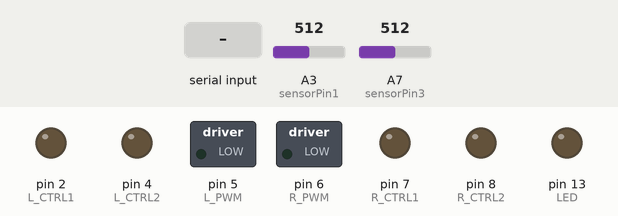
A sketch run on a simulated Arduino Nano, built with avr-gcc and run on an emulated ATmega328P. On the bench: switched loads named in the sketch (green lamp = pin HIGH), output pins drawn as LEDs (lit = HIGH). Inputs (shaded band) come from the test bench; at power-on: A3 (sensorPin1) = 512, A7 (sensorPin3) = 512.

Above: at 1.2 s.
1.3 s: byte 1 (1) received over Serial
At 2.2 s:
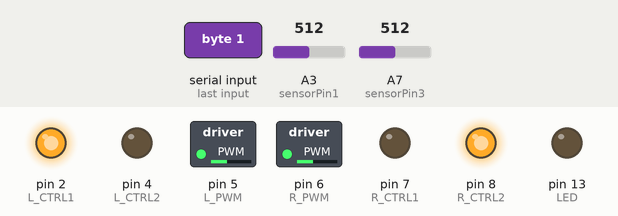
2.8 s: A3 (sensorPin1) set to 75
4.3 s: A3 (sensorPin1) set to 66
At 5.5 s:
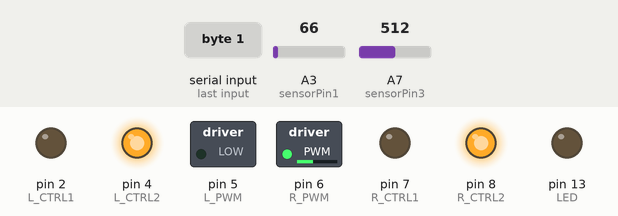
5.8 s: A7 (sensorPin3) set to 73
7.3 s: A7 (sensorPin3) set to 64
At 7.9 s:
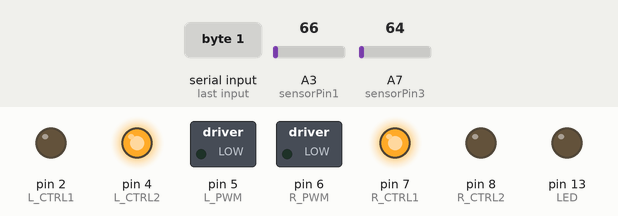
8.8 s: A3 (sensorPin1) set to 122
At 9.1 s:
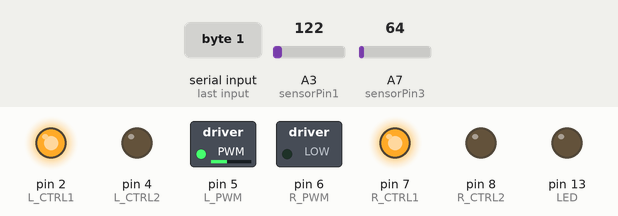
Timing chart, 0 to 11.3 s (numbered marks = the images above; inputs shaded):
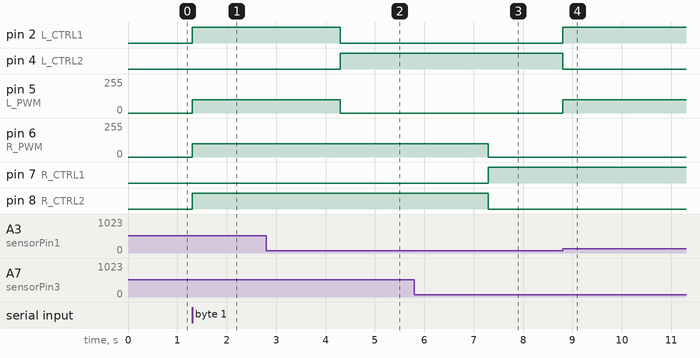

Measured:
- the behaviour switches between 70 and 69 on A3 (sensorPin1) (found by bisection; images 1 and 2)
- the behaviour switches between 70 and 69 on A7 (sensorPin3) (found by bisection; images 2 and 3)
- after the input at 1.3 s, pin 2 (L_CTRL1), pin 8 (R_CTRL2): LOW → HIGH at once; pin 5 (L_PWM), pin 6 (R_PWM): 0/255 → 100/255 at once
- after the input at 2.8 s, every drawn part: stays the same
- after the input at 4.3 s, pin 2 (L_CTRL1): HIGH → LOW at once; pin 4 (L_CTRL2): LOW → HIGH at once; pin 5 (L_PWM): 100/255 → 0/255 at once
- after the input at 5.8 s, every drawn part: stays the same
- after the input at 7.3 s, pin 6 (R_PWM): 100/255 → 0/255 at once; pin 7 (R_CTRL1): LOW → HIGH at once; pin 8 (R_CTRL2): HIGH → LOW at once
- after the input at 8.8 s, pin 2 (L_CTRL1): LOW → HIGH at once; pin 4 (L_CTRL2): HIGH → LOW at once; pin 5 (L_PWM): 0/255 → 100/255 at once

The sketch:

lineFollow_w_pixy_slave_code.ino
```cpp
#include <Wire.h>    //declare I2C library function
#define LED 13

#define    L_CTRL1   2
#define    L_CTRL2   4
#define    L_PWM     5

#define    R_CTRL1   7
#define    R_CTRL2   8
#define    R_PWM     6

#define LINETHRESHOLD 70

int sensorPin1 = A3;
int sensorPin3 = A7;

int right;
int left;

byte line1;

int x;    //variable x determine whether led on master is on or off

void setup()
{
  Serial.begin(115200);   //set serial baud rate

  pinMode(L_CTRL1, OUTPUT);
  pinMode(L_CTRL2, OUTPUT);
  pinMode(L_PWM, OUTPUT);

  pinMode(R_CTRL1, OUTPUT);
  pinMode(R_CTRL2, OUTPUT);
  pinMode(R_PWM, OUTPUT);

  pinMode(sensorPin1, INPUT);
  pinMode(sensorPin3, INPUT);
}

void loop()
{
  line1 = Serial.read();

  while (line1 == 1)
  {
    lineFollow();
  }
}

/*******************************************************************************/
void lineFollow () {
  right = analogRead(sensorPin1);
  left = analogRead(sensorPin3);

  // if the line is under the right sensor, adjust relative speeds to turn to the right
  if ((left < LINETHRESHOLD) && (right >= LINETHRESHOLD))
  {
    leftMotor(100);
    rightMotor(0);
  }
  // if the line is under the left sensor, adjust relative speeds to turn to the left
  else if ((right < LINETHRESHOLD) && (left >= LINETHRESHOLD))
  {
    leftMotor(0);
    rightMotor(100);
  }
  // if on the line, stop the motors and read the cards
  else if ((left < LINETHRESHOLD) && (right < LINETHRESHOLD))
  {
    pinMode(LED, OUTPUT);
    Wire.begin(4);
    Wire.onReceive(receiveEvent); //receive from master
    Wire.onRequest(requestEvent); //request from master
    rightMotor(0);
    leftMotor(0);
  }

  else if ((left >= LINETHRESHOLD) && (right >= LINETHRESHOLD)) //go forward if both sensors don't touch the line
  {
    rightMotor(100);
    leftMotor(100);
  }
}

/*******************************************************************************/
void leftMotor(int motorPower)
{
  motorPower = constrain(motorPower, -255, 255);
  if (motorPower <= 0)
  {
    // forward
    digitalWrite(L_CTRL1, LOW);
    digitalWrite(L_CTRL2, HIGH);
    analogWrite(L_PWM, abs(motorPower));
  }
  else
  {
    // reverse
    digitalWrite(L_CTRL1, HIGH);
    digitalWrite(L_CTRL2, LOW);
    analogWrite(L_PWM, abs(motorPower));
  }
}

/*******************************************************************************/
void leftBrake()
{
  digitalWrite(L_CTRL1, HIGH);
  digitalWrite(L_CTRL2, HIGH);
  analogWrite(L_PWM, 0);
}

/*******************************************************************************/
void rightMotor(int motorPower)
{
  motorPower = constrain(motorPower, -255, 255);   // constrain motorPower to -255 to +255
  if (motorPower <= 0)
  {
    // forward
    digitalWrite(R_CTRL1, HIGH);
    digitalWrite(R_CTRL2, LOW);
    analogWrite(R_PWM, abs(motorPower));
  }
  else
  {
    // reverse
    digitalWrite(R_CTRL1, LOW);
    digitalWrite(R_CTRL2, HIGH);
    analogWrite(R_PWM, abs(motorPower));
  }
}

/*******************************************************************************/
void rightBrake()
{
  digitalWrite(L_CTRL1, HIGH);
  digitalWrite(L_CTRL2, HIGH);
  analogWrite(R_PWM, 0);
}

/*******************************************************************************/

//when slave receive string from master, trigger this event.
void receiveEvent(int howMany)
{
  if (( Wire.available() > 1) && (left < LINETHRESHOLD) && (right < LINETHRESHOLD)  ) // execute repeatedly until last byte left in the data packet from master
  {
    char c = Wire.read();    // receive data from master and assign it to char c
    Serial.print(c);    // display char c on serial monitor
  }

  //receive last byte of data packet from master
  x = Wire.read();    // receive last data from master and assign it to int x
  Serial.println(x);    // display int x on serial monitor
}

/*******************************************************************************/
//trigger this event when master request data from slave,
void requestEvent()
{
  if ((left < LINETHRESHOLD) && (right < LINETHRESHOLD)  ) {
    //transfer last byte of data packet receiving from master to master
    char c = Wire.write(x);

    if (x == 1) //if the pixy (from master) saw pixy signature 1, turn on LED
    {
      digitalWrite(LED, HIGH);
    }

    else if (x == 0) //if the pixy (from master) saw pixy signature 6, blink LED
    { digitalWrite(LED, HIGH);
      delay(500);
      digitalWrite(LED, LOW);
      delay(500);
    }
  }
}
```
